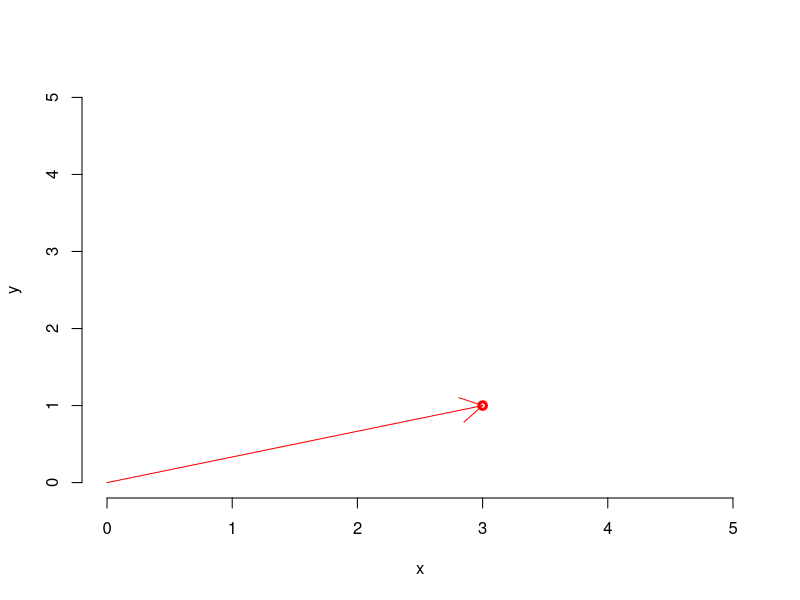
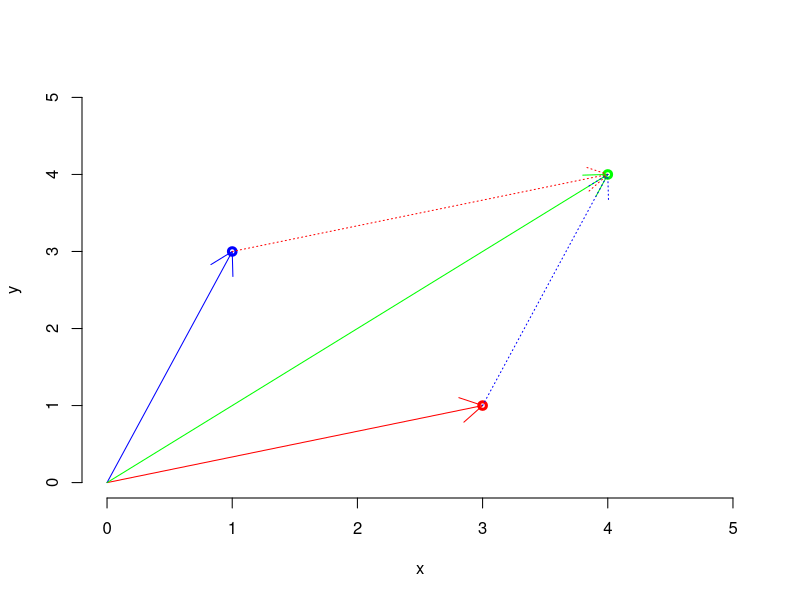
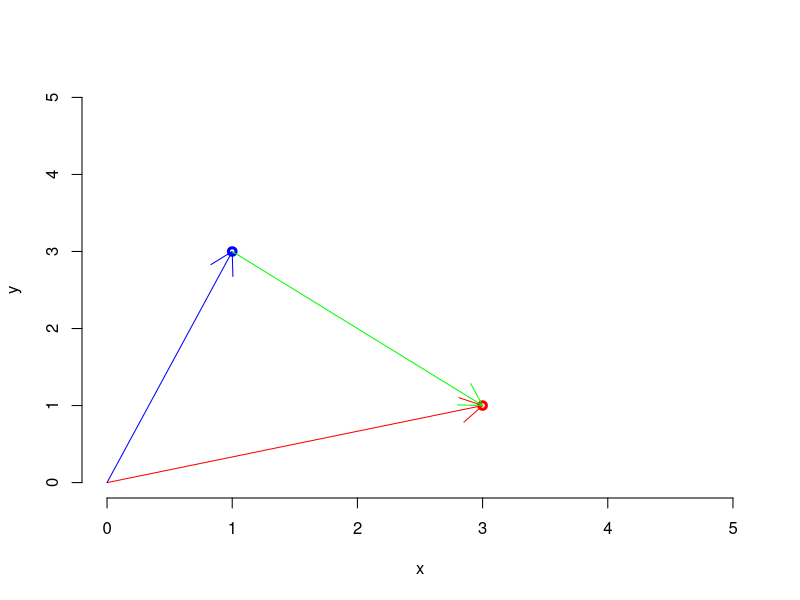

R code for these plots, in order:
## ---- chunk 1
pi*2^3-sqrt(4)
abs(12-17*2/3-9)
factorial(4)
log(2,10)
log(2)
exp(0.069314725)
## ---- chunk 2
y <- 10
z <- pi
x <- (1+y)/(1+2*z^2)
x
## ---- chunk 3
x <- -10
y <- pi
z <- sqrt(x^2+y^2)
z
## ---- chunk 4
x <- c(3,-5,31,-1,-9,10,0,18)
y <- c(1,1,-3,1,-99,-10,10,-7)
## ---- chunk 5
prod_punto <- sum(x*y)
norm_x <- sqrt(sum(x^2))
norm_y <- sqrt(sum(y^2))
theta <- acos(prod_punto/(norm_x*norm_y))
theta
## ---- chunk 6
x[c(2,7)]
## ---- chunk 7
y[-c(2,7)]
## ---- chunk 8
x[x < -3 | x > 10]
y[y < -3 | y > 10]
## ---- chunk 9
x[x > 0 & x %% 2 == 0]
y[y > 0 & y %% 2 == 0]
## ---- chunk 10
v = c(1,3)
print(v)
plot(3,1, xlim=c(0,5), ylim=c(0,5), xlab="x", ylab="y", lwd=3, col='red', bty='n')
arrows(0,0,3,1,col='red')
## ---- chunk 11
#Suma de vector
plot(3,1, xlim=c(0,5), ylim=c(0,5), xlab="x", ylab="y", lwd=3, col='red', bty='n')
arrows(0,0,3,1,col='red')
points(1,3,lwd=3,col='blue')
arrows(0,0,1,3,col='blue')
points(4,4,lwd=3,col='green')
arrows(0,0,4,4,col='green')
arrows(1,3,4,4,col='red',lty=3)
arrows(3,1,4,4,col='blue',lty=3)
## ---- chunk 12
#Resta de vector
plot(3,1, xlim=c(0,5), ylim=c(0,5), xlab="x", ylab="y", lwd=3, col='red', bty='n')
arrows(0,0,3,1,col='red')
points(1,3,lwd=3,col='blue')
arrows(0,0,1,3,col='blue')
arrows(1,3,3,1,col='green')
